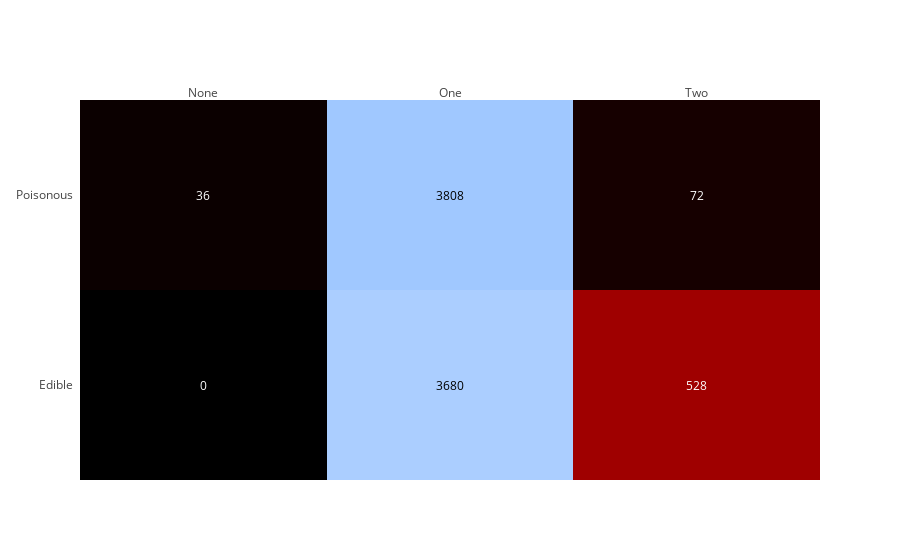

The notebook cell this image was saved under:
### Markdown cell above
Following heatmap shows ring numbers of mushrooms according to their classes. For instance all of the edible mushrooms have one or two ring numbers. However, if you see a mushroom which has no ring number, it has to be poisonous!!

### Code cell
import plotly.figure_factory as ff

z=[[0, 3680, 528], [36, 3808, 72]]

x=['None', 'One', 'Two']
y = ['Edible', 'Poisonous']

z_text = [["0", '3680', '528'],  
          ['36', '3808', '72']]

fig = ff.create_annotated_heatmap(z, x=x, y=y, annotation_text=z_text, colorscale='Blackbody')
iplot(fig)

### Figure 1 — Plotly figure (JSON) as saved in the notebook; plotly's stock layout.template omitted (floating-point values rounded to 4 significant figures)
{"data": [{"colorscale": "Blackbody", "reversescale": false, "showscale": false, "type": "heatmap", "uid": "310358c9-3e2c-440e-9f8a-23ca42ea5986", "x": ["None", "One", "Two"], "y": ["Edible", "Poisonous"], "z": [[0, 3680, 528], [36, 3808, 72]]}], "layout": {"annotations": [{"font": {"color": "#FFFFFF"}, "showarrow": false, "text": "0", "x": "None", "xref": "x", "y": "Edible", "yref": "y"}, {"font": {"color": "#000000"}, "showarrow": false, "text": "3680", "x": "One", "xref": "x", "y": "Edible", "yref": "y"}, {"font": {"color": "#FFFFFF"}, "showarrow": false, "text": "528", "x": "Two", "xref": "x", "y": "Edible", "yref": "y"}, {"font": {"color": "#FFFFFF"}, "showarrow": false, "text": "36", "x": "None", "xref": "x", "y": "Poisonous", "yref": "y"}, {"font": {"color": "#000000"}, "showarrow": false, "text": "3808", "x": "One", "xref": "x", "y": "Poisonous", "yref": "y"}, {"font": {"color": "#FFFFFF"}, "showarrow": false, "text": "72", "x": "Two", "xref": "x", "y": "Poisonous", "yref": "y"}], "xaxis": {"dtick": 1, "gridcolor": "rgb(0, 0, 0)", "side": "top", "ticks": ""}, "yaxis": {"dtick": 1, "ticks": "", "ticksuffix": "  "}}}
